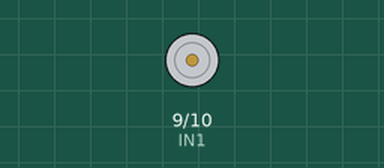
Simulated run of this sketch. Board: Arduino Uno, built with avr-gcc and run on an emulated ATmega328P. Parts: motor-driver pin pairs drawn as motors (green arrow = first pin HIGH = forward, orange = second pin HIGH = backward, longer = more drive).

Above: at 0.02 s.
At 2.92 s:
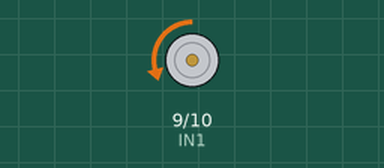
Timing chart, 0 to 3.2 s (numbered marks = the images above):
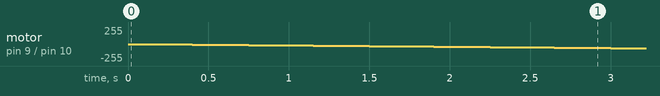

The sketch:

dcmoter.ino
```cpp
const int IN1 = 9;
const int IN2 = 10;

void setup() {
  pinMode(IN1, OUTPUT);
  pinMode(IN2, OUTPUT);
}

void loop() {
  // 정방향 회전
  digitalWrite(IN1, LOW);

  for(int i=0;i<255;i++) {
    analogWrite(IN2,i);
    delay(50);
  }

  for(int i=255;i>50;i--) {
    analogWrite(IN2,i);
    delay(50);
  }

}
```
